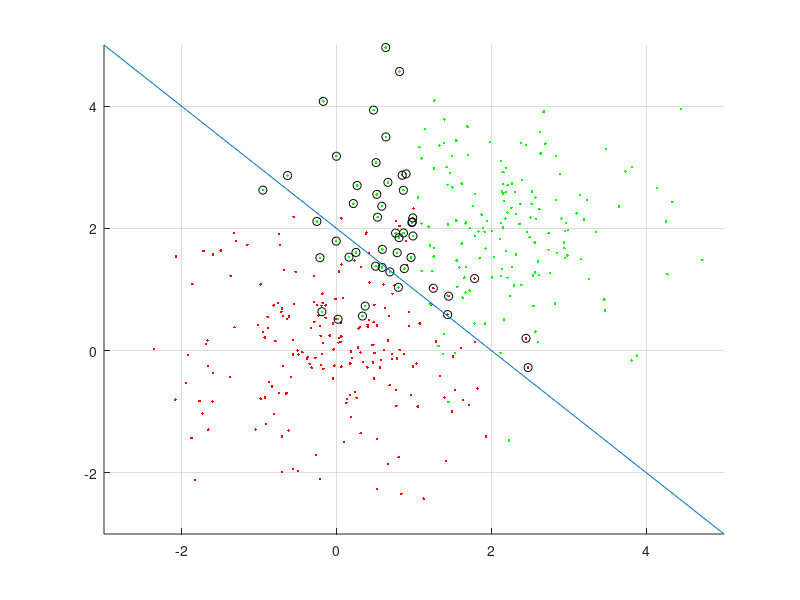

The MATLAB source for this figure:
%% Task 1 a

close all, clear all, clc

C1 = randn(200, 2);
C2 = randn(200, 2) + 2;

figure
hold on
grid on
axis ([-3 5 -3 5])

X = -3:5; 
Y = X*0;

for i = 1:numel(X)
    Y(i) = X(i) * (-1) + 2;
end

Y(1)
-2 * (-1) + 5;

    


plot(C1(:,1), C1(:,2),'r.');
plot(C2(:,1), C2(:,2),'g.');

error = 0;
for i = 1:size(C1)      
        g = C1(i,1) * (-1) + 2;
        g2 = C2(i,1) * (-1) + 2;
        if C1(i,1) >= g & C1(i,2) >= g
            plot(C1(i,1),C1(i,2), 'ok')
            error = error + 1;
        end
        if C2(i,1) <= g2 & C2(i,1) <= g2
            plot(C2(i,1),C2(i,2), 'ok')
            error = error + 1;
        end
    
end

error = error/400;
plot(Y, X);

            
            
            
            